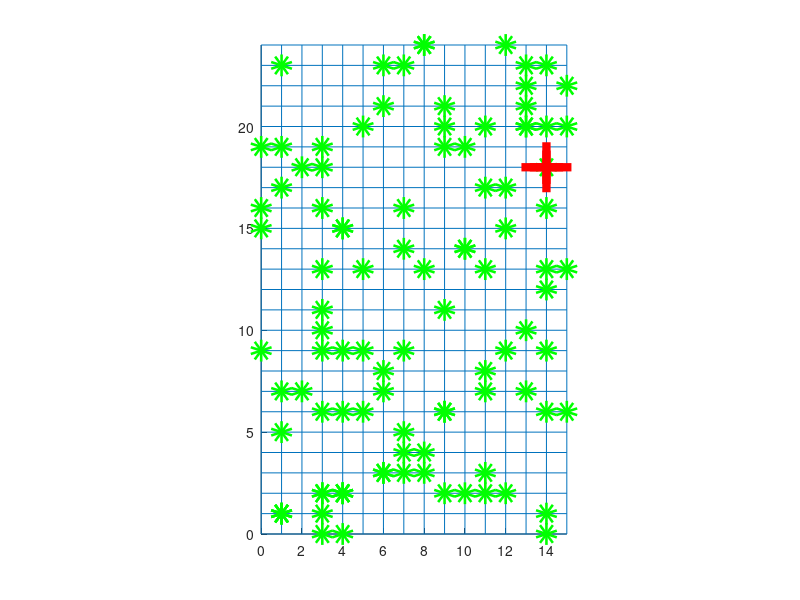
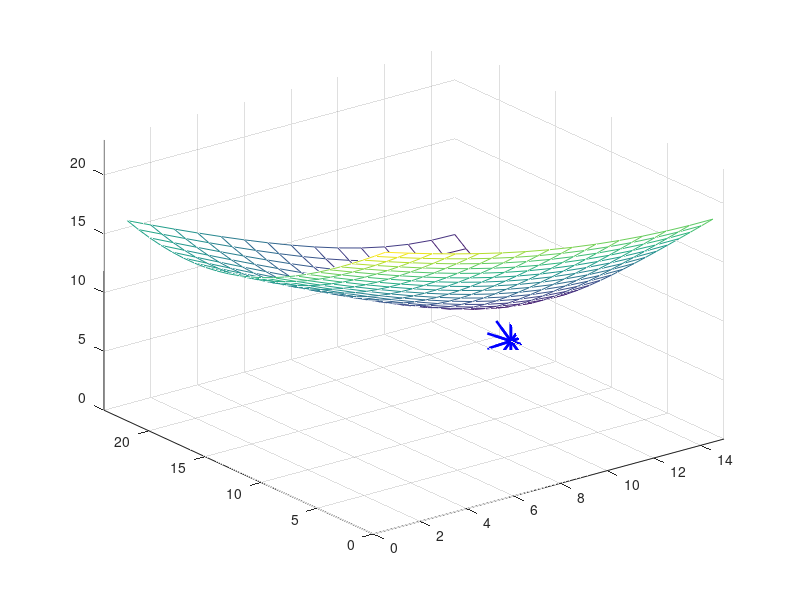

These figures' MATLAB source, in order:
clear;
figure(1);
clf;
hold on

nx = 15;
ny = 24;

for j = 0 : ny
    line([0 nx], [j j])
end

for i = 0 : nx
    line([i i], [0 ny])
end

NoH = 100;

x = randi([0 nx], NoH, 1);
y = randi([0 ny], NoH, 1);
plot(x, y, "go", "linewidth", 10);

for i = 0 : nx
    for j = 0 : ny
        d = 0;

        for k = 1 : NoH
            d = d + (x(k) - i) ^ 2 + (y(k) - j) ^ 2;
            d = sqrt(d);
        endfor

        fire(i + 1, j + 1) = d;
    endfor
end

s = (nx + ny) * NoH;

for i = 1 : nx + 1
    for j = 1 : ny + 1
        if fire(i, j) < s
            s = fire(i, j);
            m = i;
            n = j;
        endif
    endfor
end

plot(m - 1, n - 1, "rs", "linewidth", 30);
axis image

figure(2);
clf;
mesh(fire');
% "fire'" means the transpose of "fire" matrix.
hold on
plot3(m, n, "bo", "linewidth", 30)
axis([0 nx 0 ny 0 max(max(fire))])
